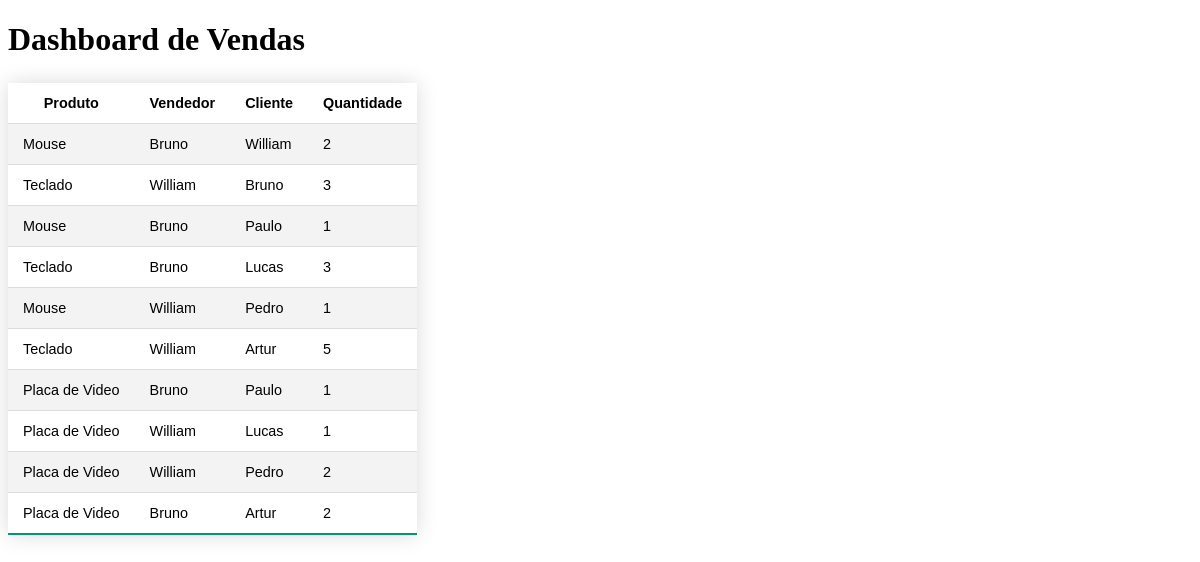
The app's page /vendas/ with its own data.
### app/models.py (models this page shows, shortened)
class Venda(models.Model):
  produto = models.ForeignKey(Produto, on_delete=models.CASCADE)
  vendedor = models.ForeignKey(User, on_delete=models.CASCADE, related_name='venda_cliente')
  cliente = models.ForeignKey(User, on_delete=models.CASCADE, related_name='venda_vendedor')
  quantidade = models.IntegerField()

class Produto(models.Model):
  nome = models.CharField(max_length=100)
  descricao = models.CharField(max_length=100)
  valor = models.IntegerField()
  estoque = models.IntegerField()

class User(models.Model):
  nome = models.CharField(max_length=100)
  idade = models.IntegerField()
  cpf = models.CharField(max_length=100)
  isVendedor = models.BooleanField(default=False)

### app/views.py (the view)
# urls.py: path('vendas/', views.vendas, name='vendas'),
def vendas(request):
    vendas = Venda.objects.all()
    return render(request, 'vendas.html', {'vendas': vendas})

### app/templates/vendas.html (shortened to what this page needs)
<!DOCTYPE html>
<html>
<head>
</head>
<body>
    <h1>Dashboard de Vendas</h1>
    <table class="styled-table">
        <tr>
            <th>Produto</th>
            <th>Vendedor</th>
            <th>Cliente</th>
            <th>Quantidade</th>
        </tr>
        {% for venda in vendas %}
            <tr>
                <td>{{ venda.produto.nome }}</td>
                <td>{{ venda.vendedor.nome }}</td>
                <td>{{ venda.cliente.nome }}</td>
                <td>{{ venda.quantidade }}</td>
            </tr>
        {% endfor %}
    </table>
</body>
</html>

### app/templates/vendas.html (style rules this page uses)
.styled-table { border-collapse: collapse; margin: 25px 0; font-size: 0.9em; font-family: sans-serif; min-width: 400px; box-shadow: 0 0 20px rgba(0, 0, 0, 0.15); }
.styled-table th, .styled-table td { padding: 12px 15px; }
.styled-table tbody tr { border-bottom: 1px solid #dddddd; }
.styled-table tbody tr:nth-of-type(even) { background-color: #f3f3f3; }
.styled-table tbody tr:last-of-type { border-bottom: 2px solid #009879; }

### records on screen
Venda: produto.nome "Mouse", vendedor.nome "Bruno", cliente.nome "William", quantidade "2"
Venda: produto.nome "Teclado", vendedor.nome "William", cliente.nome "Bruno", quantidade "3"
Venda: produto.nome "Mouse", vendedor.nome "Bruno", cliente.nome "Paulo", quantidade "1"
Venda: produto.nome "Teclado", vendedor.nome "Bruno", cliente.nome "Lucas", quantidade "3"
Venda: produto.nome "Mouse", vendedor.nome "William", cliente.nome "Pedro", quantidade "1"
Venda: produto.nome "Teclado", vendedor.nome "William", cliente.nome "Artur", quantidade "5"
Venda: produto.nome "Placa de Video", vendedor.nome "Bruno", cliente.nome "Paulo", quantidade "1"
Venda: produto.nome "Placa de Video", vendedor.nome "William", cliente.nome "Lucas", quantidade "1"
Venda: produto.nome "Placa de Video", vendedor.nome "William", cliente.nome "Pedro", quantidade "2"
Venda: produto.nome "Placa de Video", vendedor.nome "Bruno", cliente.nome "Artur", quantidade "2"
